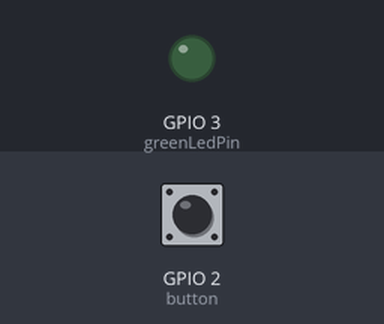
The program below on a simulated ESP8266 (NodeMCU). On the bench: output pins drawn as LEDs (lit = HIGH). Dashed ring = blinking. Inputs (shaded band) come from the test bench; at power-on: GPIO 2 (button) LOW.

Above: at 1.2 s.
1.3 s: GPIO 2 (button) pulled HIGH for 0.15 s
At 1.7 s:
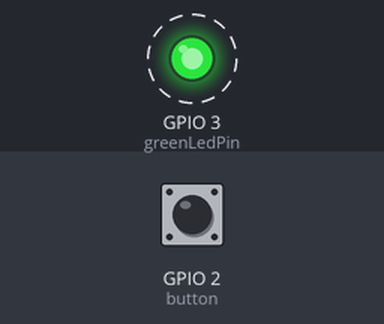
4.4 s: GPIO 2 (button) pulled HIGH for 1 s
At 5.65 s:
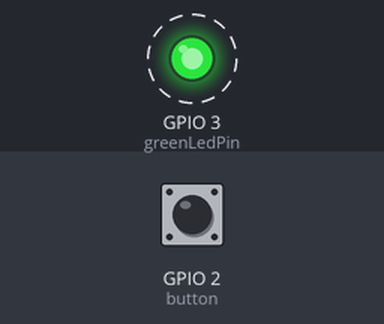
8.4 s: GPIO 2 (button) pulled HIGH for 3.2 s
At 16.2 s:
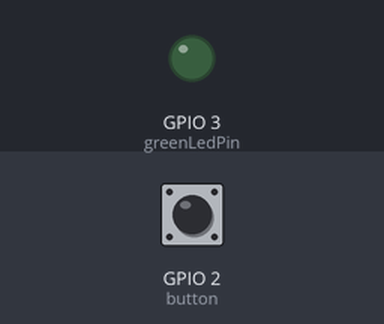
Timing chart, 0 to 17.7 s (numbered marks = the images above; inputs shaded):
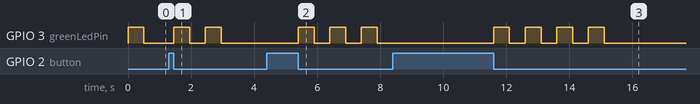

The program:

main.cpp
```cpp
#include <Arduino.h>

class Timer
{
private:
    unsigned long startTime;
    unsigned long endTime;
    // Allows the timer to return true the first run of a loop
    // For example if you want to print something every 2 seconds,
    // calling this will print once immedietly and then every 2 seconds
    bool loopWaitHasReturnedTrueOnce = true;

public:
    Timer()
    {
        reset();
    }

    /**
     * @brief Will reset the timer
     *
     */
    void reset()
    {
        startTime = millis();
        endTime = 0;
    }

    /**
     * @brief Will reset the timer
     *
     */
    void stop()
    {
        endTime = millis();
    }

    /**
     * @brief Get the time in milliseconds since the timer was started or reset
     *
     */
    unsigned long getElapsedTime()
    {
        if (endTime == 0)
        {
            return millis() - startTime;
        }
        else
        {
            return endTime - startTime;
        }
    }

    /**
     *  Will check if the time since last reset()
     *  call is greater than the given time
     *  Note that while loopWait() automatically resets after
     *  the given time, this function does not
     */
    bool isFinished(const unsigned long durationMs)
    {
        return getElapsedTime() >= durationMs;
    }

    // Allows the timer to return true the first run of a loop
    // For example if you want to print something every 2 seconds,
    // calling this will print once immedietly and then every 2 seconds
    void loopWaitShouldReturnTrueNextTime()
    {
        loopWaitHasReturnedTrueOnce = false;
    }

    /**
     * Will return false until the given time has passed
     * Then it will return true and start counting down the same amount again
     * \code{.cpp}
     * // Example
     * Timer timer;
     * while(true) {
     *     if(timer.loopWait(1000)) {
     *         // Will run every 1000ms
     *     }
     * }
     * \endcode
     */
    bool loopWait(const unsigned long durationMs)
    {
        // Allows the timer to return true the first run of a loop
        // For example if you want to print something every 2 seconds,
        // calling this will print once immedietly and then every 2 seconds
        if (!loopWaitHasReturnedTrueOnce)
        {
            loopWaitHasReturnedTrueOnce = true;
            return true;
        }
        if (isFinished(durationMs))
        {
            reset();
            return true;
        }
        return false;
    }
};

class ChangeDetector
{

private:
    bool value;
    bool changedThisCycle = false;

public:
    ChangeDetector(bool initialValue) : value(initialValue)
    {
    }

    void update(bool currentValue)
    {
        if (currentValue != value)
        {
            value = currentValue;
            changedThisCycle = true;
        }
        else
        {
            changedThisCycle = false;
        }
    }

    bool detectedChange()
    {
        return changedThisCycle;
    }

    bool changedToTrue()
    {
        return (value == true) && detectedChange();
    }

    bool changedToFalse()
    {
        return (value == false) && detectedChange();
    }

    bool getCurrentValue()
    {
        return value;
    }

    bool getPreviousValue()
    {
        if (detectedChange())
        {
            // If there was a change then the previous value
            // is the opposite of the current value
            return !value;
        }
        else
        {
            return value;
        }
    }
};

class Button
{
    // private means that all variables and functions
    // below this line will NOT be accessible outside
    // of this class
private:
    // Configs
    // (const means that the variable can not be changed after it has been set)
    const int buttonPin;
    const bool isPullup;

    // Button states
    ChangeDetector pressChangeDetector = ChangeDetector(false);
    // Button is released when the arduino starts
    ChangeDetector releaseChangeDetector = ChangeDetector(true);

    // Timers
    Timer durationOfCurrentPressTimer;
    Timer timeSinceLastPressTimer;
    Timer timeSinceLastReleaseTimer;

    // Click counters
    unsigned int timesPressed = 0;
    unsigned int timesReleased = 0;

    bool readButtonValue()
    {
        if (isPullup)
        {
            return digitalRead(buttonPin) == LOW;
        }
        else
        {
            return digitalRead(buttonPin) == HIGH;
        }
    }

    // public means that all variables and functions
    // below this line WILL be accessible outside of
    // this class
public:
    // This is the constructor of the class
    // It is called when you create a new button
    // Use it like this:
    // Button button(5, true);
    // This will create a button you can use in your code,
    // that will listen to pin 5, and will assume you have used
    // a pullup resistor in the button circuit
    Button(int pin, bool pullup = true)
        : buttonPin(pin),
          isPullup(pullup)
    {
        // We should not start counting down the
        // release timer until the button is pressed
        // for the first time
        timeSinceLastReleaseTimer.stop();
    }

    // Call this function once, and only once, per loop
    // If possible, call it at the top of your loop
    void update()
    {
        bool buttonValue = readButtonValue();

        pressChangeDetector.update(buttonValue);
        releaseChangeDetector.update(!buttonValue);

        if (pressChangeDetector.changedToTrue())
        {
            timesPressed++;
            timeSinceLastPressTimer.reset();
            durationOfCurrentPressTimer.reset();
        }

        if (releaseChangeDetector.changedToTrue())
        {
            timesReleased++;
            timeSinceLastReleaseTimer.reset();
            durationOfCurrentPressTimer.stop();
        }
    }

    bool isPressed()
    {
        return pressChangeDetector.getCurrentValue();
    }

    bool wasPressedThisCycle()
    {
        return pressChangeDetector.changedToTrue();
    }

    bool wasReleasedThisCycle()
    {
        return releaseChangeDetector.changedToTrue();
    }

    /**
     * @return the duration of the most recent press
     * The timer stops counting after the button is
     * released and starts counting again when the button
     * is pressed again
     */
    unsigned long getTimePressed()
    {
        return durationOfCurrentPressTimer.getElapsedTime();
    }

    /**
     * @return the duration of the most recent release
     * The timer returns 0 (zero) after the button is
     * pressed and starts counting again when the button
     * is released again
     */
    unsigned long getTimeReleased()
    {
        if (isPressed())
        {
            return 0;
        }
        return timeSinceLastReleaseTimer.getElapsedTime();
    }

    unsigned int getTimesPressed()
    {
        return timesPressed;
    }

    unsigned int getTimesReleased()
    {
        return timesReleased;
    }

    void resetTimesPressed()
    {
        timesPressed = 0;
    }

    void resetTimesReleased()
    {
        timesReleased = 0;
    }

    void resetClickCounters()
    {
        resetTimesPressed();
        resetTimesReleased();
    }

    void resetTimers()
    {
        timeSinceLastPressTimer.reset();
        timeSinceLastReleaseTimer.reset();
        durationOfCurrentPressTimer.reset();
    }

    void reset()
    {
        resetClickCounters();
        resetTimers();
    }

    /**
     * @param durationMs how long the button must be pressed for the function to return true
     * @return true If the button was pressed for the given duration
     */
    bool hasBeenPressedFor(const unsigned long durationMs)
    {
        if (isPressed())
        {
            return getTimePressed() >= durationMs;
        }
        else
        {
            return false;
        }
    }

    /**
     * @param durationMs how long the button must be released for the function to return true
     * @return true If the button was released for the given duration
     */
    bool hasBeenReleasedFor(const unsigned long durationMs)
    {
        if (isPressed())
        {
            return false;
        }
        else
        {
            return getTimeReleased() >= durationMs;
        }
    }

    bool wasReleasedWithin(const unsigned long durationMs)
    {
        if (isPressed())
        {
            return false;
        }
        else
        {
            // The timer stops counting after the button is released
            return getTimePressed() <= durationMs;
        }
    }

    void setupButton()
    {
        pinMode(buttonPin, INPUT);
    }
};

class ShortPressCounter
{
private:
    // button.wasReleasedWithin() will be true when the microcontroller starts
    ChangeDetector changeDetector = ChangeDetector(true);
    unsigned int timesShortPressed = 0;

public:
    void reset()
    {
        timesShortPressed = 0;
    }

    bool countedUpThisCycle()
    {
        return changeDetector.changedToTrue();
    }

    unsigned int getCount()
    {
        return timesShortPressed;
    }

    bool atLeast(unsigned int times)
    {
        return timesShortPressed >= times;
    }

    bool atMost(unsigned int times)
    {
        return timesShortPressed <= times;
    }

    bool exactly(unsigned int times)
    {
        return timesShortPressed == times;
    }

    /**
     * @param numberOfPresses how many presses between each time the function returns true
     * @return true every time the button is pressed numberOfPresses times
     */
    bool every(unsigned int numberOfPresses)
    {
        if (timesShortPressed == 0)
        {
            return false;
        }
        return (timesShortPressed % numberOfPresses) == 0;
    }

    /**
     * @brief Used to keep track of short presses.
     *
     * @param maxPressDurationMs the maximum duration of a press.
     * If this duration is exceeded, the counter will be reset
     */
    // void update(Button &button, unsigned long maxPressDurationMs)
    // Use the version below if this code is running in tinkercad
    // https://stackoverflow.com/questions/66213706/tinkercad-function-return-user-defined-class-does-not-name-type-in-arduino
    void update(class Button &button, unsigned long maxPressDurationMs)
    {
        if (button.hasBeenPressedFor(maxPressDurationMs))
        {
            // Reset the click counter if the button has been pressed for too long
            reset();
        }

        // We use the change detector to make sure we only count clicks one time
        changeDetector.update(button.wasReleasedWithin(maxPressDurationMs));
        if (changeDetector.changedToTrue())
        {
            timesShortPressed++;
        }
    }
};

class LongPressCounter
{
private:
    ChangeDetector changeDetector = ChangeDetector(false);
    unsigned int timesLongPressed = 0;

public:
    void reset()
    {
        timesLongPressed = 0;
    }

    bool countedUpThisCycle()
    {
        return changeDetector.changedToTrue();
    }

    unsigned int getCount()
    {
        return timesLongPressed;
    }

    bool atLeast(unsigned int times)
    {
        return timesLongPressed >= times;
    }

    bool atMost(unsigned int times)
    {
        return timesLongPressed <= times;
    }

    bool exactly(unsigned int times)
    {
        return timesLongPressed == times;
    }

    /**
     * @param numberOfPresses how many presses between each time the function returns true
     * @return true every time the button is pressed numberOfPresses times
     */
    bool every(unsigned int numberOfPresses)
    {
        if (timesLongPressed == 0)
        {
            return false;
        }
        return (timesLongPressed % numberOfPresses) == 0;
    }

    /**
     *
     * @brief Used to detect a specific number of long presses
     *
     * @param minPressDurationMs the minimum duration of a press.
     * If this duration is not exceeded, the counter will be reset
     */
    // void update(Button &button, unsigned long minPressDurationMs)
    // Use the version below if this code is running in tinkercad
    // https://stackoverflow.com/questions/66213706/tinkercad-function-return-user-defined-class-does-not-name-type-in-arduino
    void update(class Button &button, unsigned long minPressDurationMs)
    {
        // We use the change detector to make sure we only count clicks one time
        changeDetector.update(button.hasBeenPressedFor(minPressDurationMs));
        if (changeDetector.changedToTrue())
        {
            timesLongPressed++;
        }

        if (button.wasReleasedWithin(minPressDurationMs))
        {
            // If the button was released within the
            // minimum duration, it was not a long press
            reset();
        }
    }
};

class BlinkController
{
private:
    Timer timer;
    unsigned int timesToBlink = 0;
    bool state = false;

public:
    void reset()
    {
        timesToBlink = 0;
        state = false;
        timer.reset();
    }

    void setBlinks(unsigned int numBlinks)
    {
        reset();
        timesToBlink = numBlinks;
        timer.loopWaitShouldReturnTrueNextTime();
    }

    /**
     * @param ledPin pin of the led to blink (remember pinMode in setup())
     * @param interval time in ms per blink
     */
    void update(int ledPin, unsigned long interval)
    {
        if ((timesToBlink > 0) && timer.loopWait(interval))
        {
            if (state)
            {
                timesToBlink--;
            }

            state = !state;
            digitalWrite(ledPin, state);
        }
    }
};

Button button(2, true);
int greenLedPin = 3;
BlinkController blinkController;
int blinkIntervalMs = 500;

void setup()
{
    Serial.begin(9600);
    button.setupButton();
    pinMode(greenLedPin, OUTPUT);
}

/**
 * Stimm-Primlu
 * Solution without classes:
 * https://www.tinkercad.com/things/hLEIZOocfCv
 */
void loop()
{
    button.update();
    blinkController.update(greenLedPin, blinkIntervalMs);

    if (button.wasPressedThisCycle())
    {
        blinkController.setBlinks(button.getTimesPressed());
    }
}
```

Measured:
- after the input at 1.3 s, GPIO 3 (greenLedPin): alternates HIGH for 0.50 s and LOW for 0.50 s, 4 changes in all, then stays LOW, starting after 0.15 s
- after the input at 4.4 s, GPIO 3 (greenLedPin): alternates HIGH for 0.50 s and LOW for 0.50 s, starting after 1.0 s
- after the input at 8.4 s, GPIO 3 (greenLedPin): alternates HIGH for 0.50 s and LOW for 0.50 s, 8 changes in all, then stays LOW, starting after 3.2 s
